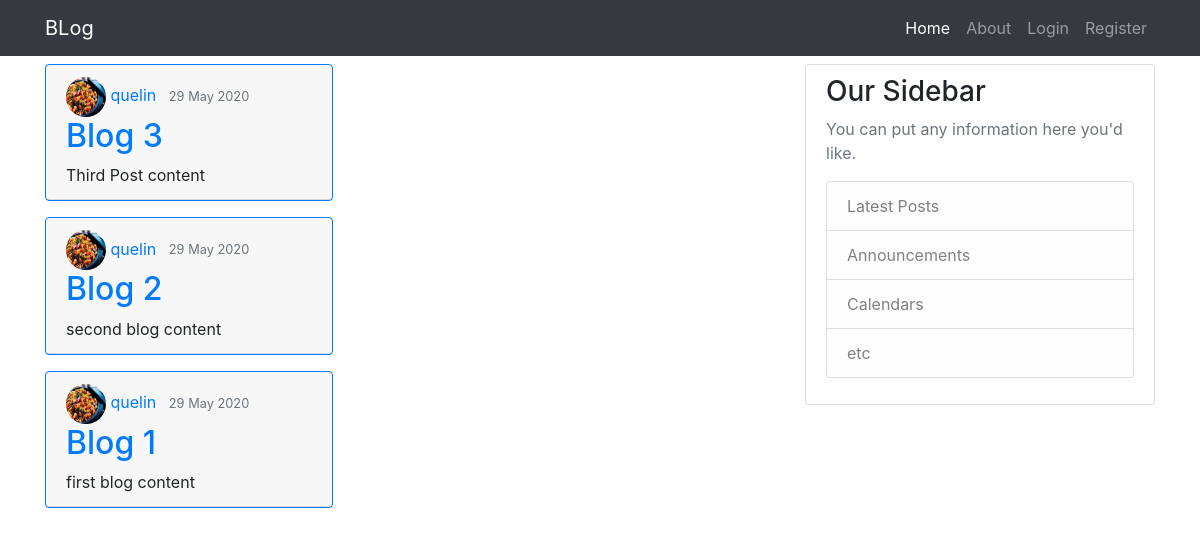
/, run on an earlier commit of the app's database.
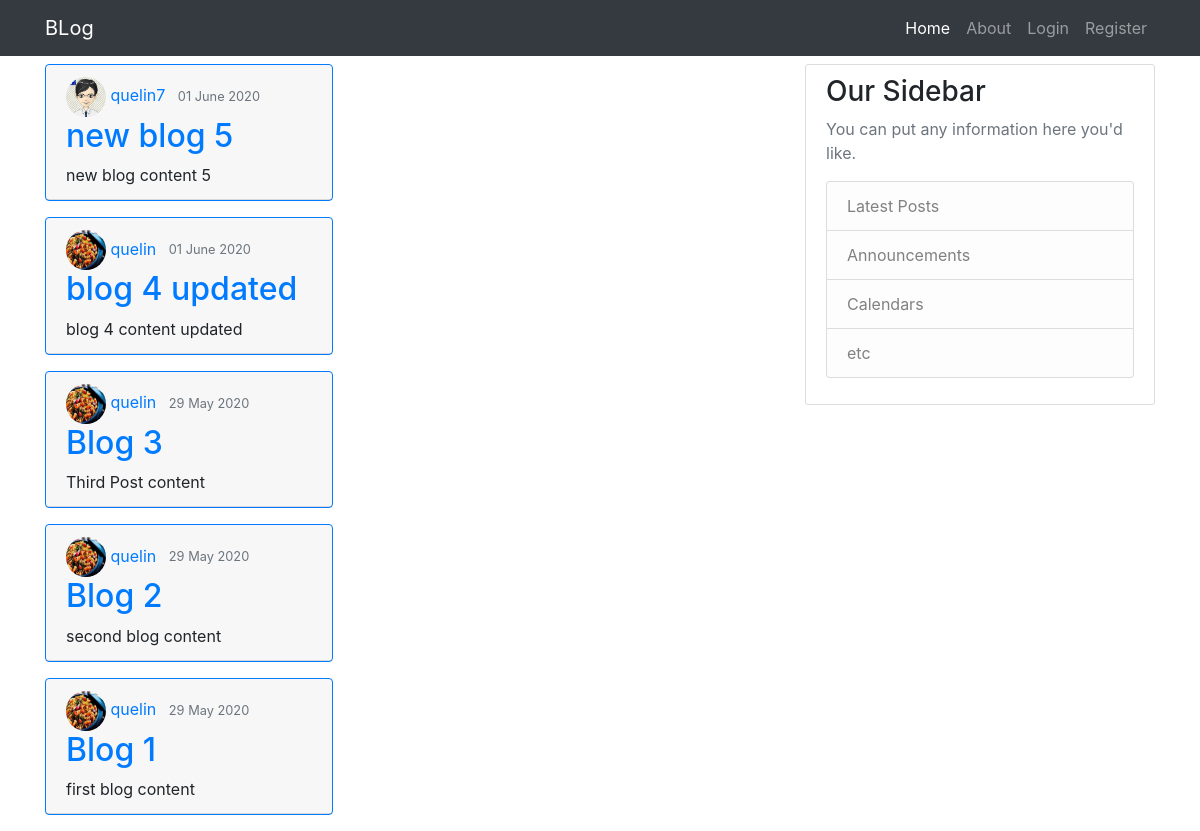
And on a later commit of the database.
### blog/models.py (models this page shows, shortened)
class Post(models.Model):
    title= models.CharField(max_length=100)
    content=models.TextField()
    date_posted=models.DateTimeField(default=timezone.now)
    author=models.ForeignKey(User,on_delete=models.CASCADE)

### users/models.py (models this page shows, shortened)
class Profile(models.Model):
    user=models.OneToOneField(User,on_delete=models.CASCADE)
    image=models.ImageField(default='default.jpg',upload_to='profile_pics')

### blog/views.py (the view)
# urls.py: path('', PostListView.as_view() ,name='blog-home'),
class PostListView(ListView):
    model=Post
    template_name='blog/home.html'  #<app>/<model>_<viewtype>.html
    context_object_name= 'posts'
    ordering=['-date_posted']
    paginate_by=5

### blog/templates/blog/home.html
{% extends 'blog/layout.html' %}
{% block content %}
{%for post in posts%}
<article class="card border-primary mb-3" style="max-width: 18rem;">
  <div class="card-header">
    <div class="article-metadata">
      <img class="rounded-circle" src="{{ post.author.profile.image.url}}" height="40px" width="40px">
      <a class="mr-2" href="#">{{ post.author }}</a>
      <small class="text-muted">{{ post.date_posted|date:"d F Y" }}</small>
    </div>
    <h2><a class="card-title" href="{% url 'post-detail' post.id %}">{{ post.title }}</a></h2>
    <p class="card-text">{{ post.content }}</p>
  </div>
</article>
{% endfor %}
{% endblock%}

### blog/templates/blog/layout.html (shortened to what this page needs)
{% load static %}
<!DOCTYPE html>
<html>
    <head>
    <link rel="stylesheet" href="https://maxcdn.bootstrapcdn.com/bootstrap/4.0.0/css/bootstrap.min.css">
    <link rel="stylesheet" type="text/css" href="{% static 'blog/static' %}">
    </head>
    <body>
        <header class="top-navbar">
            <nav class="navbar navbar-expand-lg navbar-dark bg-dark">
                <div class="container">
                    <a class="navbar-brand" href="{% url 'blog-home' %}">BLog</a>
                    <div class="collapse navbar-collapse" id="navbars-rs-food">
                        <ul class="navbar-nav ml-auto">
                            <li class="nav-item active"><a class="nav-link" href="{% url 'blog-home' %}">Home</a></li>
                            <li class="nav-item"><a class="nav-link" href="{% url 'blog-about' %}">About</a></li>
                            {% if user.is_authenticated %}
                            <li class="nav-item"><a class="nav-link" href="{% url 'post-create' %}">New Post</a></li>
                            <li class="nav-item"><a class="nav-link" href="{% url 'logout' %}">Logout</a></li>
                            <li class="nav-item"><a class="nav-link" href="{% url 'profile' %}">Profile</a></li>
                            {% else %}
                            <li class="nav-item"><a class="nav-link" href="{% url 'login' %}">Login</a></li>
                            <li class="nav-item"><a class="nav-link" href="{% url 'register' %}">Register</a></li>
                            {% endif %}
                        </ul>
                    </div>
                </div>
            </nav>
        </header>
        <main role="main" class="container">
          <div class="row">
            <div class="col-md-8">
              {% block content %}{% endblock %}
            </div>
            <div class="col-md-4">
              <div class="content-section">
                <h3>Our Sidebar</h3>
                <p class='text-muted'>You can put any information here you'd like.
                  <ul class="list-group">
                    <li class="list-group-item list-group-item-light">Latest Posts</li>
                    <li class="list-group-item list-group-item-light">Announcements</li>
                    <li class="list-group-item list-group-item-light">Calendars</li>
                    <li class="list-group-item list-group-item-light">etc</li>
                  </ul>
                </p>
              </div>
            </div>
          </div>
        </main>
    </body>
</html>

### blog/templates/blog/layout.html (style rules this page uses)
.content-section { background: #ffffff; padding: 10px 20px; border: 1px solid #dddddd; border-radius: 3px; margin-bottom: 20px; }

What changed in the data, as far as the page shows it:
added Post: author.profile.image (picture), author "quelin7", date_posted "01 June 2020", title "new blog 5", content "new blog content 5"
added Post: author.profile.image (picture), author "quelin", date_posted "01 June 2020", title "blog 4 updated", content "blog 4 content updated"
